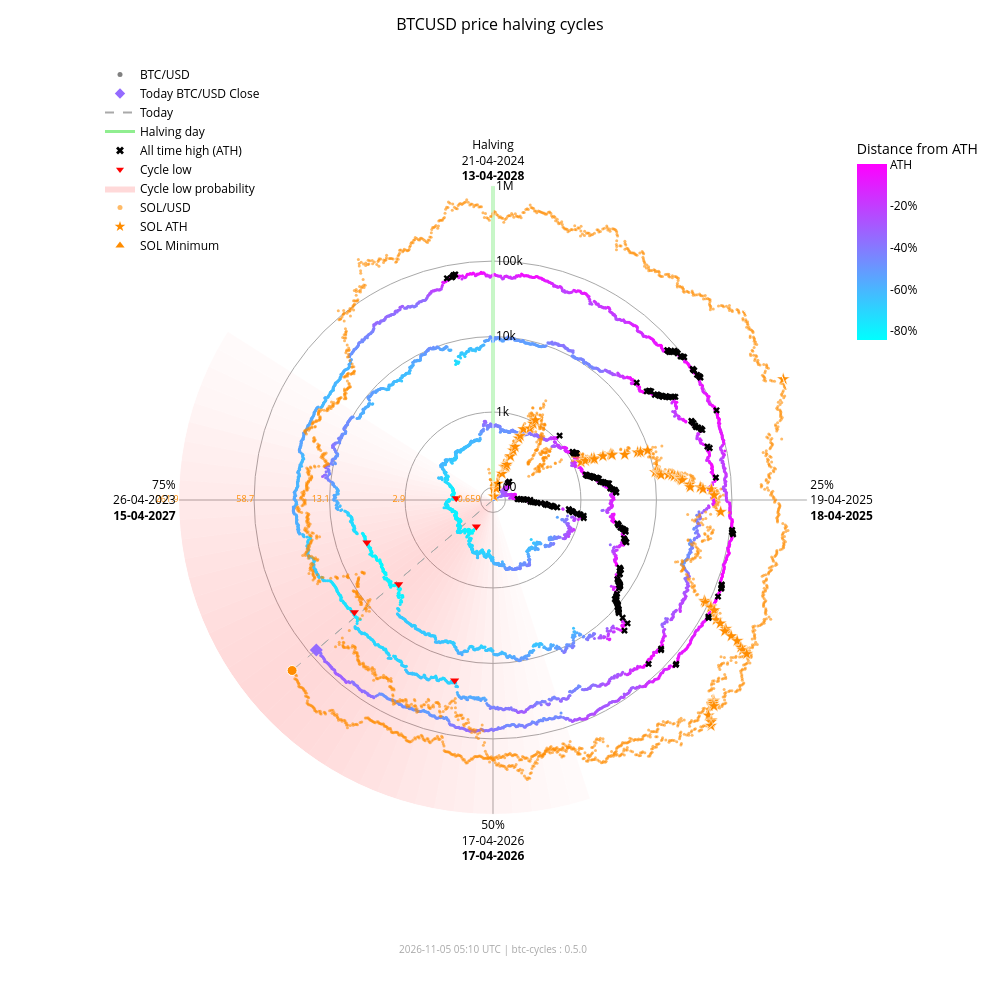

The code cell stored with this chart in its notebook:
### Markdown cell above
### Interactive chart with overlay

### Code cell
fig_overlay_interactive = btc.plot(
    kind="interactive",
    from_date="2012-11-28",
    overlay=sol,
)
fig_overlay_interactive.show(config={"scrollZoom": True, "displayModeBar": True})

### Figure 1 — Plotly figure (JSON) as saved in the notebook; plotly's stock layout.template omitted (floating-point values rounded to 4 significant figures; data arrays with more than 128 entries replaced by an {"elided": "..."} marker saying what was removed)
{"data": [{"fill": "toself", "fillcolor": "rgba(255,0,0,0.018306980149439524)", "hoverinfo": "skip", "line": {"width": 0}, "mode": "lines", "r": [68.43, 1000000, 1000000, 68.43, 68.43], "showlegend": false, "theta": [162.0, 162.0, 165.6, 165.6, 162.0], "type": "scatterpolar"}, {"fill": "toself", "fillcolor": "rgba(255,0,0,0.02405911634527998)", "hoverinfo": "skip", "line": {"width": 0}, "mode": "lines", "r": [68.43, 1000000, 1000000, 68.43, 68.43], "showlegend": false, "theta": [165.6, 165.6, 169.2, 169.2, 165.6], "type": "scatterpolar"}, {"fill": "toself", "fillcolor": "rgba(255,0,0,0.030803449372254352)", "hoverinfo": "skip", "line": {"width": 0}, "mode": "lines", "r": [68.43, 1000000, 1000000, 68.43, 68.43], "showlegend": false, "theta": [169.2, 169.2, 172.8, 172.8, 169.2], "type": "scatterpolar"}, {"fill": "toself", "fillcolor": "rgba(255,0,0,0.03847233586005252)", "hoverinfo": "skip", "line": {"width": 0}, "mode": "lines", "r": [68.43, 1000000, 1000000, 68.43, 68.43], "showlegend": false, "theta": [172.8, 172.8, 176.4, 176.4, 172.8], "type": "scatterpolar"}, {"fill": "toself", "fillcolor": "rgba(255,0,0,0.04694405159551339)", "hoverinfo": "skip", "line": {"width": 0}, "mode": "lines", "r": [68.43, 1000000, 1000000, 68.43, 68.43], "showlegend": false, "theta": [176.4, 176.4, 180.0, 180.0, 176.4], "type": "scatterpolar"}, {"fill": "toself", "fillcolor": "rgba(255,0,0,0.05605603979818329)", "hoverinfo": "skip", "line": {"width": 0}, "mode": "lines", "r": [68.43, 1000000, 1000000, 68.43, 68.43], "showlegend": false, "theta": [180.0, 180.0, 183.6, 183.6, 180.0], "type": "scatterpolar"}, {"fill": "toself", "fillcolor": "rgba(255,0,0,0.06562330627802694)", "hoverinfo": "skip", "line": {"width": 0}, "mode": "lines", "r": [68.43, 1000000, 1000000, 68.43, 68.43], "showlegend": false, "theta": [183.6, 183.6, 187.2, 187.2, 183.6], "type": "scatterpolar"}, {"fill": "toself", "fillcolor": "rgba(255,0,0,0.07545707932574237)", "hoverinfo": "skip", "line": {"width": 0}, "mode": "lines", "r": [68.43, 1000000, 1000000, 68.43, 68.43], "showlegend": false, "theta": [187.2, 187.2, 190.8, 190.8, 187.2], "type": "scatterpolar"}, {"fill": "toself", "fillcolor": "rgba(255,0,0,0.08537841060169407)", "hoverinfo": "skip", "line": {"width": 0}, "mode": "lines", "r": [68.43, 1000000, 1000000, 68.43, 68.43], "showlegend": false, "theta": [190.8, 190.8, 194.4, 194.4, 190.8], "type": "scatterpolar"}, {"fill": "toself", "fillcolor": "rgba(255,0,0,0.09522272137134848)", "hoverinfo": "skip", "line": {"width": 0}, "mode": "lines", "r": [68.43, 1000000, 1000000, 68.43, 68.43], "showlegend": false, "theta": [194.4, 194.4, 198.0, 198.0, 194.4], "type": "scatterpolar"}, {"fill": "toself", "fillcolor": "rgba(255,0,0,0.10483418800389058)", "hoverinfo": "skip", "line": {"width": 0}, "mode": "lines", "r": [68.43, 1000000, 1000000, 68.43, 68.43], "showlegend": false, "theta": [198.0, 198.0, 201.6, 201.6, 198.0], "type": "scatterpolar"}, {"fill": "toself", "fillcolor": "rgba(255,0,0,0.11405248627197925)", "hoverinfo": "skip", "line": {"width": 0}, "mode": "lines", "r": [68.43, 1000000, 1000000, 68.43, 68.43], "showlegend": false, "theta": [201.6, 201.6, 205.2, 205.2, 201.6], "type": "scatterpolar"}, {"fill": "toself", "fillcolor": "rgba(255,0,0,0.12269756305009562)", "hoverinfo": "skip", "line": {"width": 0}, "mode": "lines", "r": [68.43, 1000000, 1000000, 68.43, 68.43], "showlegend": false, "theta": [205.2, 205.2, 208.8, 208.8, 205.2], "type": "scatterpolar"}, {"fill": "toself", "fillcolor": "rgba(255,0,0,0.13055959037792858)", "hoverinfo": "skip", "line": {"width": 0}, "mode": "lines", "r": [68.43, 1000000, 1000000, 68.43, 68.43], "showlegend": false, "theta": [208.8, 208.8, 212.4, 212.4, 208.8], "type": "scatterpolar"}, {"fill": "toself", "fillcolor": "rgba(255,0,0,0.13740037014073872)", "hoverinfo": "skip", "line": {"width": 0}, "mode": "lines", "r": [68.43, 1000000, 1000000, 68.43, 68.43], "showlegend": false, "theta": [212.4, 212.4, 216.0, 216.0, 212.4], "type": "scatterpolar"}, {"fill": "toself", "fillcolor": "rgba(255,0,0,0.14296927208088228)", "hoverinfo": "skip", "line": {"width": 0}, "mode": "lines", "r": [68.43, 1000000, 1000000, 68.43, 68.43], "showlegend": false, "theta": [216.0, 216.0, 219.6, 219.6, 216.0], "type": "scatterpolar"}, {"fill": "toself", "fillcolor": "rgba(255,0,0,0.14703219887325494)", "hoverinfo": "skip", "line": {"width": 0}, "mode": "lines", "r": [68.43, 1000000, 1000000, 68.43, 68.43], "showlegend": false, "theta": [219.6, 219.6, 223.2, 223.2, 219.6], "type": "scatterpolar"}, {"fill": "toself", "fillcolor": "rgba(255,0,0,0.14940752827264187)", "hoverinfo": "skip", "line": {"width": 0}, "mode": "lines", "r": [68.43, 1000000, 1000000, 68.43, 68.43], "showlegend": false, "theta": [223.2, 223.2, 226.8, 226.8, 223.2], "type": "scatterpolar"}, {"fill": "toself", "fillcolor": "rgba(255,0,0,0.15)", "hoverinfo": "skip", "line": {"width": 0}, "mode": "lines", "r": [68.43, 1000000, 1000000, 68.43, 68.43], "showlegend": false, "theta": [226.8, 226.8, 230.4, 230.4, 226.8], "type": "scatterpolar"}, {"fill": "toself", "fillcolor": "rgba(255,0,0,0.14882314851976614)", "hoverinfo": "skip", "line": {"width": 0}, "mode": "lines", "r": [68.43, 1000000, 1000000, 68.43, 68.43], "showlegend": false, "theta": [230.4, 230.4, 234.0, 234.0, 230.4], "type": "scatterpolar"}, {"fill": "toself", "fillcolor": "rgba(255,0,0,0.14600334989350275)", "hoverinfo": "skip", "line": {"width": 0}, "mode": "lines", "r": [68.43, 1000000, 1000000, 68.43, 68.43], "showlegend": false, "theta": [234.0, 234.0, 237.6, 237.6, 234.0], "type": "scatterpolar"}, {"fill": "toself", "fillcolor": "rgba(255,0,0,0.14176315293000513)", "hoverinfo": "skip", "line": {"width": 0}, "mode": "lines", "r": [68.43, 1000000, 1000000, 68.43, 68.43], "showlegend": false, "theta": [237.6, 237.6, 241.2, 241.2, 237.6], "type": "scatterpolar"}, {"fill": "toself", "fillcolor": "rgba(255,0,0,0.1363869302869166)", "hoverinfo": "skip", "line": {"width": 0}, "mode": "lines", "r": [68.43, 1000000, 1000000, 68.43, 68.43], "showlegend": false, "theta": [241.2, 241.2, 244.8, 244.8, 241.2], "type": "scatterpolar"}, {"fill": "toself", "fillcolor": "rgba(255,0,0,0.13017643696734477)", "hoverinfo": "skip", "line": {"width": 0}, "mode": "lines", "r": [68.43, 1000000, 1000000, 68.43, 68.43], "showlegend": false, "theta": [244.8, 244.8, 248.4, 248.4, 244.8], "type": "scatterpolar"}, {"fill": "toself", "fillcolor": "rgba(255,0,0,0.1234063302665758)", "hoverinfo": "skip", "line": {"width": 0}, "mode": "lines", "r": [68.43, 1000000, 1000000, 68.43, 68.43], "showlegend": false, "theta": [248.4, 248.4, 252.0, 252.0, 248.4], "type": "scatterpolar"}, {"fill": "toself", "fillcolor": "rgba(255,0,0,0.11628949020714345)", "hoverinfo": "skip", "line": {"width": 0}, "mode": "lines", "r": [68.43, 1000000, 1000000, 68.43, 68.43], "showlegend": false, "theta": [252.0, 252.0, 255.6, 255.6, 252.0], "type": "scatterpolar"}, {"fill": "toself", "fillcolor": "rgba(255,0,0,0.108959277972535)", "hoverinfo": "skip", "line": {"width": 0}, "mode": "lines", "r": [68.43, 1000000, 1000000, 68.43, 68.43], "showlegend": false, "theta": [255.6, 255.6, 259.2, 259.2, 255.6], "type": "scatterpolar"}, {"fill": "toself", "fillcolor": "rgba(255,0,0,0.1014715299920515)", "hoverinfo": "skip", "line": {"width": 0}, "mode": "lines", "r": [68.43, 1000000, 1000000, 68.43, 68.43], "showlegend": false, "theta": [259.2, 259.2, 262.8, 262.8, 259.2], "type": "scatterpolar"}, {"fill": "toself", "fillcolor": "rgba(255,0,0,0.09382430417652897)", "hoverinfo": "skip", "line": {"width": 0}, "mode": "lines", "r": [68.43, 1000000, 1000000, 68.43, 68.43], "showlegend": false, "theta": [262.8, 262.8, 266.4, 266.4, 262.8], "type": "scatterpolar"}, {"fill": "toself", "fillcolor": "rgba(255,0,0,0.08598937207621672)", "hoverinfo": "skip", "line": {"width": 0}, "mode": "lines", "r": [68.43, 1000000, 1000000, 68.43, 68.43], "showlegend": false, "theta": [266.4, 266.4, 270.0, 270.0, 266.4], "type": "scatterpolar"}, {"fill": "toself", "fillcolor": "rgba(255,0,0,0.07794710108398434)", "hoverinfo": "skip", "line": {"width": 0}, "mode": "lines", "r": [68.43, 1000000, 1000000, 68.43, 68.43], "showlegend": false, "theta": [270.0, 270.0, 273.6, 273.6, 270.0], "type": "scatterpolar"}, {"fill": "toself", "fillcolor": "rgba(255,0,0,0.06971614429145927)", "hoverinfo": "skip", "line": {"width": 0}, "mode": "lines", "r": [68.43, 1000000, 1000000, 68.43, 68.43], "showlegend": false, "theta": [273.6, 273.6, 277.2, 277.2, 273.6], "type": "scatterpolar"}, {"fill": "toself", "fillcolor": "rgba(255,0,0,0.061371174705723626)", "hoverinfo": "skip", "line": {"width": 0}, "mode": "lines", "r": [68.43, 1000000, 1000000, 68.43, 68.43], "showlegend": false, "theta": [277.2, 277.2, 280.8, 280.8, 277.2], "type": "scatterpolar"}, {"fill": "toself", "fillcolor": "rgba(255,0,0,0.05304520605236535)", "hoverinfo": "skip", "line": {"width": 0}, "mode": "lines", "r": [68.43, 1000000, 1000000, 68.43, 68.43], "showlegend": false, "theta": [280.8, 280.8, 284.4, 284.4, 280.8], "type": "scatterpolar"}, {"fill": "toself", "fillcolor": "rgba(255,0,0,0.044916938988340704)", "hoverinfo": "skip", "line": {"width": 0}, "mode": "lines", "r": [68.43, 1000000, 1000000, 68.43, 68.43], "showlegend": false, "theta": [284.4, 284.4, 288.0, 288.0, 284.4], "type": "scatterpolar"}, {"fill": "toself", "fillcolor": "rgba(255,0,0,0.0371870550186571)", "hoverinfo": "skip", "line": {"width": 0}, "mode": "lines", "r": [68.43, 1000000, 1000000, 68.43, 68.43], "showlegend": false, "theta": [288.0, 288.0, 291.6, 291.6, 288.0], "type": "scatterpolar"}, {"fill": "toself", "fillcolor": "rgba(255,0,0,0.030049603184432498)", "hoverinfo": "skip", "line": {"width": 0}, "mode": "lines", "r": [68.43, 1000000, 1000000, 68.43, 68.43], "showlegend": false, "theta": [291.6, 291.6, 295.2, 295.2, 291.6], "type": "scatterpolar"}, {"fill": "toself", "fillcolor": "rgba(255,0,0,0.023665126797805223)", "hoverinfo": "skip", "line": {"width": 0}, "mode": "lines", "r": [68.43, 1000000, 1000000, 68.43, 68.43], "showlegend": false, "theta": [295.2, 295.2, 298.8, 298.8, 295.2], "type": "scatterpolar"}, {"fill": "toself", "fillcolor": "rgba(255,0,0,0.018141004067302662)", "hoverinfo": "skip", "line": {"width": 0}, "mode": "lines", "r": [68.43, 1000000, 1000000, 68.43, 68.43], "showlegend": false, "theta": [298.8, 298.8, 302.4, 302.4, 298.8], "type": "scatterpolar"}, {"hoverinfo": "skip", "line": {"color": "darkgrey", "dash": "dash", "width": 1}, "mode": "lines", "r": [68.43, 80410.0], "showlegend": false, "theta": [229.7, 229.7], "type": "scatterpolar"}, {"hoverinfo": "skip", "line": {"color": "darkgrey", "dash": "dash", "width": 1}, "mode": "lines", "r": [68.43, 211700.0], "showlegend": false, "theta": [229.7, 229.7], "type": "scatterpolar"}, {"hoverinfo": "skip", "line": {"color": "lightgreen", "width": 3}, "mode": "lines", "r": [68.43, 1000000], "showlegend": false, "theta": [0, 0], "type": "scatterpolar"}, {"hoverinfo": "text", "marker": {"color": {"elided": "4940 str values"}, "size": 3}, "mode": "markers", "r": {"elided": "4940 float values"}, "showlegend": false, "text": {"elided": "4940 str values"}, "theta": {"elided": "4940 float values"}, "type": "scatterpolar"}, {"hoverinfo": "text", "marker": {"color": "#FF8C00", "opacity": 0.6, "size": 3}, "mode": "markers", "r": {"elided": "2400 float values"}, "showlegend": false, "text": {"elided": "2400 str values"}, "theta": {"elided": "2400 float values"}, "type": "scatterpolar"}, {"hoverinfo": "text", "marker": {"color": "#946bff", "size": 10, "symbol": "diamond"}, "mode": "markers", "r": [80410.0], "showlegend": false, "text": ["Today<br>Date: 2026-11-04<br>Price: $80,405.29"], "theta": [229.7], "type": "scatterpolar"}, {"hoverinfo": "text", "marker": {"color": "#FF8C00", "line": {"color": "white", "width": 1}, "size": 10, "symbol": "circle"}, "mode": "markers", "r": [211700.0], "showlegend": false, "text": ["Today SOL<br>Date: 2026-11-04<br>Price: $95.49"], "theta": [229.7], "type": "scatterpolar"}, {"hoverinfo": "text", "marker": {"color": "#FF8C00", "line": {"color": "white", "width": 0.5}, "size": 10, "symbol": "star"}, "mode": "markers", "r": [68.43, 76.69, 98.28, 115.1, 160.2, 199.2, 200.3, 203.8, 217.3, 287.8, 349.8, 397.3, 523.3, 573.2, 718.1, 798.5, 948.0, 1078.0, 1271.0, 1461.0, 1785.0, 1908.0, 1917.0, 2530.0, 3215.0, 3302.0, 3322.0, 4795.0, 7121.0, 7760.0, 9679.0, 10370.0, 11210.0, 11600.0, 11830.0, 12190.0, 15220.0, 16990.0, 18090.0, 20010.0, 20730.0, 21720.0, 21920.0, 22700.0, 28100.0, 28410.0, 38550.0, 41750.0, 54000.0, 58230.0, 71670.0, 86520.0, 90770.0, 111800.0, 112400.0, 128500.0, 155700.0, 182600.0, 229400.0, 231200.0, 295100.0, 371400.0, 451600.0, 493500.0, 583700.0, 612100.0, 618900.0, 644000.0, 686600.0, 744100.0, 879500.0, 907500.0, 980900.0, 1000000.0], "showlegend": false, "text": ["SOL ATH<br>Date: 2020-04-10<br>Price: $0.95", "SOL ATH<br>Date: 2020-07-12<br>Price: $1.02", "SOL ATH<br>Date: 2020-07-13<br>Price: $1.18", "SOL ATH<br>Date: 2020-07-15<br>Price: $1.29", "SOL ATH<br>Date: 2020-07-26<br>Price: $1.57", "SOL ATH<br>Date: 2020-07-27<br>Price: $1.78", "SOL ATH<br>Date: 2020-07-28<br>Price: $1.78", "SOL ATH<br>Date: 2020-08-03<br>Price: $1.80", "SOL ATH<br>Date: 2020-08-04<br>Price: $1.87", "SOL ATH<br>Date: 2020-08-06<br>Price: $2.21", "SOL ATH<br>Date: 2020-08-08<br>Price: $2.47", "SOL ATH<br>Date: 2020-08-09<br>Price: $2.67", "SOL ATH<br>Date: 2020-08-10<br>Price: $3.13", "SOL ATH<br>Date: 2020-08-11<br>Price: $3.30", "SOL ATH<br>Date: 2020-08-12<br>Price: $3.77", "SOL ATH<br>Date: 2020-08-28<br>Price: $4.01", "SOL ATH<br>Date: 2020-08-30<br>Price: $4.44", "SOL ATH<br>Date: 2020-08-31<br>Price: $4.78", "SOL ATH<br>Date: 2021-02-02<br>Price: $5.27", "SOL ATH<br>Date: 2021-02-03<br>Price: $5.72", "SOL ATH<br>Date: 2021-02-04<br>Price: $6.43", "SOL ATH<br>Date: 2021-02-05<br>Price: $6.68", "SOL ATH<br>Date: 2021-02-07<br>Price: $6.70", "SOL ATH<br>Date: 2021-02-08<br>Price: $7.88", "SOL ATH<br>Date: 2021-02-10<br>Price: $9.07", "SOL ATH<br>Date: 2021-02-11<br>Price: $9.22", "SOL ATH<br>Date: 2021-02-12<br>Price: $9.25", "SOL ATH<br>Date: 2021-02-19<br>Price: $11.47", "SOL ATH<br>Date: 2021-02-22<br>Price: $14.45", "SOL ATH<br>Date: 2021-02-23<br>Price: $15.20", "SOL ATH<br>Date: 2021-02-24<br>Price: $17.30", "SOL ATH<br>Date: 2021-03-28<br>Price: $18.02", "SOL ATH<br>Date: 2021-03-29<br>Price: $18.85", "SOL ATH<br>Date: 2021-03-30<br>Price: $19.23", "SOL ATH<br>Date: 2021-03-31<br>Price: $19.47", "SOL ATH<br>Date: 2021-04-02<br>Price: $19.81", "SOL ATH<br>Date: 2021-04-03<br>Price: $22.55", "SOL ATH<br>Date: 2021-04-04<br>Price: $24.06", "SOL ATH<br>Date: 2021-04-06<br>Price: $24.96", "SOL ATH<br>Date: 2021-04-07<br>Price: $26.48", "SOL ATH<br>Date: 2021-04-08<br>Price: $27.03", "SOL ATH<br>Date: 2021-04-09<br>Price: $27.78", "SOL ATH<br>Date: 2021-04-11<br>Price: $27.93", "SOL ATH<br>Date: 2021-04-12<br>Price: $28.51", "SOL ATH<br>Date: 2021-04-18<br>Price: $32.30", "SOL ATH<br>Date: 2021-04-21<br>Price: $32.51", "SOL ATH<br>Date: 2021-04-22<br>Price: $38.88", "SOL ATH<br>Date: 2021-04-24<br>Price: $40.74", "SOL ATH<br>Date: 2021-04-25<br>Price: $47.37", "SOL ATH<br>Date: 2021-05-01<br>Price: $49.51", "SOL ATH<br>Date: 2021-05-18<br>Price: $55.91", "SOL ATH<br>Date: 2021-08-16<br>Price: $62.43", "SOL ATH<br>Date: 2021-08-17<br>Price: $64.21", "SOL ATH<br>Date: 2021-08-18<br>Price: $72.54", "SOL ATH<br>Date: 2021-08-19<br>Price: $72.76", "SOL ATH<br>Date: 2021-08-20<br>Price: $78.72", "SOL ATH<br>Date: 2021-08-27<br>Price: $88.09", "SOL ATH<br>Date: 2021-08-28<br>Price: $96.70", "SOL ATH<br>Date: 2021-08-30<br>Price: $110.54", "SOL ATH<br>Date: 2021-09-01<br>Price: $111.03", "SOL ATH<br>Date: 2021-09-02<br>Price: $128.10", "SOL ATH<br>Date: 2021-09-03<br>Price: $146.58", "SOL ATH<br>Date: 2021-09-06<br>Price: $164.38", "SOL ATH<br>Date: 2021-09-07<br>Price: $173.15", "SOL ATH<br>Date: 2021-09-08<br>Price: $191.04", "SOL ATH<br>Date: 2021-10-22<br>Price: $196.43", "SOL ATH<br>Date: 2021-10-23<br>Price: $197.70", "SOL ATH<br>Date: 2021-10-24<br>Price: $202.36", "SOL ATH<br>Date: 2021-10-25<br>Price: $210.10", "SOL ATH<br>Date: 2021-11-02<br>Price: $220.24", "SOL ATH<br>Date: 2021-11-03<br>Price: $242.90", "SOL ATH<br>Date: 2021-11-04<br>Price: $247.39", "SOL ATH<br>Date: 2021-11-06<br>Price: $258.93", "SOL ATH<br>Date: 2025-01-18<br>Price: $261.87"], "theta": [352.0, 15.5, 15.75, 16.25, 19.0, 19.25, 19.5, 21.0, 21.25, 21.75, 22.25, 22.5, 22.75, 23.0, 23.25, 27.25, 27.75, 28.0, 66.75, 67.0, 67.25, 67.5, 68.0, 68.25, 68.75, 69.0, 69.25, 71.0, 71.75, 72.0, 72.25, 80.25, 80.5, 80.75, 81.0, 81.5, 81.75, 82.0, 82.5, 82.75, 83.0, 83.25, 83.75, 84.0, 85.5, 86.25, 86.5, 87.0, 87.25, 88.75, 93.0, 115.5, 115.8, 116.0, 116.2, 116.5, 118.2, 118.5, 119.0, 119.5, 119.8, 120.0, 120.7, 121.0, 121.3, 132.2, 132.5, 132.8, 133.0, 135.0, 135.2, 135.5, 136.0, 67.39], "type": "scatterpolar"}, {"hoverinfo": "text", "marker": {"color": "#FF8C00", "line": {"color": "white", "width": 0.5}, "size": 10, "symbol": "triangle-up"}, "mode": "markers", "r": [68.43], "showlegend": false, "text": ["SOL Minimum<br>Date: 2020-05-11<br>Price: $0.52"], "theta": [0.0], "type": "scatterpolar"}, {"hoverinfo": "text", "marker": {"color": "black", "size": 6, "symbol": "x"}, "mode": "markers", "r": {"elided": "182 float values"}, "showlegend": false, "text": {"elided": "182 str values"}, "theta": {"elided": "182 float values"}, "type": "scatterpolar"}, {"hoverinfo": "text", "marker": {"color": "red", "size": 8, "symbol": "triangle-down"}, "mode": "markers", "r": [178.1, 210.5, 3237.0, 3961.0, 19020.0, 15790.0], "showlegend": false, "text": ["Cycle Low<br>Date: 2015-01-14<br>Price: $178.10<br>ATH distance: -84.5%", "Cycle Low<br>Date: 2015-08-24<br>Price: $210.49<br>ATH distance: -81.7%", "Cycle Low<br>Date: 2018-12-15<br>Price: $3,236.76<br>ATH distance: -83.4%", "Cycle Low<br>Date: 2019-03-15<br>Price: $3,960.91<br>ATH distance: -79.7%", "Cycle Low<br>Date: 2022-06-18<br>Price: $19,017.64<br>ATH distance: -71.9%", "Cycle Low<br>Date: 2022-11-21<br>Price: $15,787.28<br>ATH distance: -76.6%"], "theta": [212.1, 272.7, 228.3, 251.4, 192.0, 231.0], "type": "scatterpolar"}, {"marker": {"color": "grey", "size": 5}, "mode": "markers", "name": "BTC/USD", "r": [null], "theta": [null], "type": "scatterpolar"}, {"marker": {"color": "#946bff", "size": 8, "symbol": "diamond"}, "mode": "markers", "name": "Today BTC/USD Close", "r": [null], "theta": [null], "type": "scatterpolar"}, {"line": {"color": "darkgrey", "dash": "dash"}, "mode": "lines", "name": "Today", "r": [null], "theta": [null], "type": "scatterpolar"}, {"line": {"color": "lightgreen", "width": 3}, "mode": "lines", "name": "Halving day", "r": [null], "theta": [null], "type": "scatterpolar"}, {"marker": {"color": "black", "size": 7, "symbol": "x"}, "mode": "markers", "name": "All time high (ATH)", "r": [null], "theta": [null], "type": "scatterpolar"}, {"marker": {"color": "red", "size": 7, "symbol": "triangle-down"}, "mode": "markers", "name": "Cycle low", "r": [null], "theta": [null], "type": "scatterpolar"}, {"fill": "toself", "fillcolor": "rgba(255,0,0,0.15)", "line": {"width": 0}, "mode": "lines", "name": "Cycle low probability", "r": [null], "theta": [null], "type": "scatterpolar"}, {"marker": {"color": "#FF8C00", "opacity": 0.6, "size": 5}, "mode": "markers", "name": "SOL/USD", "r": [null], "theta": [null], "type": "scatterpolar"}, {"marker": {"color": "#FF8C00", "size": 8, "symbol": "star"}, "mode": "markers", "name": "SOL ATH", "r": [null], "theta": [null], "type": "scatterpolar"}, {"marker": {"color": "#FF8C00", "size": 8, "symbol": "triangle-up"}, "mode": "markers", "name": "SOL Minimum", "r": [null], "theta": [null], "type": "scatterpolar"}, {"hoverinfo": "skip", "marker": {"cmax": 0, "cmin": -0.8453, "color": [0], "colorbar": {"len": 0.25, "ticktext": ["ATH", "-20%", "-40%", "-60%", "-80%", "-100%"], "tickvals": [0, -0.2, -0.4, -0.6, -0.8, -1.0], "title": {"text": "Distance from ATH"}, "x": 0.95, "y": 0.92, "yanchor": "top"}, "colorscale": {"elided": "256x2 mixed values"}, "showscale": true, "size": 0}, "mode": "markers", "r": [null], "showlegend": false, "theta": [null], "type": "scatterpolar"}, {"hoverinfo": "skip", "mode": "text", "r": [100, 1000, 10000, 100000, 1000000], "showlegend": false, "text": ["0.659", "2.9", "13.1", "58.7", "261.9"], "textfont": {"color": "#FF8C00", "size": 9}, "textposition": "middle left", "theta": [270, 270, 270, 270, 270], "type": "scatterpolar"}], "layout": {"annotations": [{"font": {"color": "darkgrey", "size": 10}, "showarrow": false, "text": "2026-11-05 05:10 UTC | btc-cycles : 0.5.0", "x": 0.5, "xref": "paper", "y": -0.02, "yref": "paper"}], "font": {"color": "black"}, "height": 1000, "legend": {"bgcolor": "rgba(0,0,0,0)", "font": {"color": "black"}, "x": 0.0, "y": 1.0}, "margin": {"b": 60, "l": 100, "r": 80, "t": 60}, "paper_bgcolor": "white", "plot_bgcolor": "white", "polar": {"angularaxis": {"color": "black", "direction": "clockwise", "gridcolor": "darkgrey", "rotation": 90, "ticktext": ["Halving<br>21-04-2024<br><b>13-04-2028</b>", "25%<br>19-04-2025<br><b>18-04-2025</b>", "50%<br>17-04-2026<br><b>17-04-2026</b>", "75%<br>26-04-2023<br><b>15-04-2027</b>"], "tickvals": [0, 90, 180, 270]}, "bgcolor": "white", "domain": {"x": [0.1, 0.9], "y": [0.05, 0.95]}, "radialaxis": {"angle": 90, "color": "black", "gridcolor": "darkgrey", "range": [1.835, 6.0], "tickangle": 90, "ticktext": ["100", "1k", "10k", "100k", "1M"], "tickvals": [100, 1000, 10000, 100000, 1000000], "type": "log"}}, "title": {"font": {"color": "black", "size": 16}, "text": "BTCUSD price halving cycles", "x": 0.5}, "width": 1000}}
